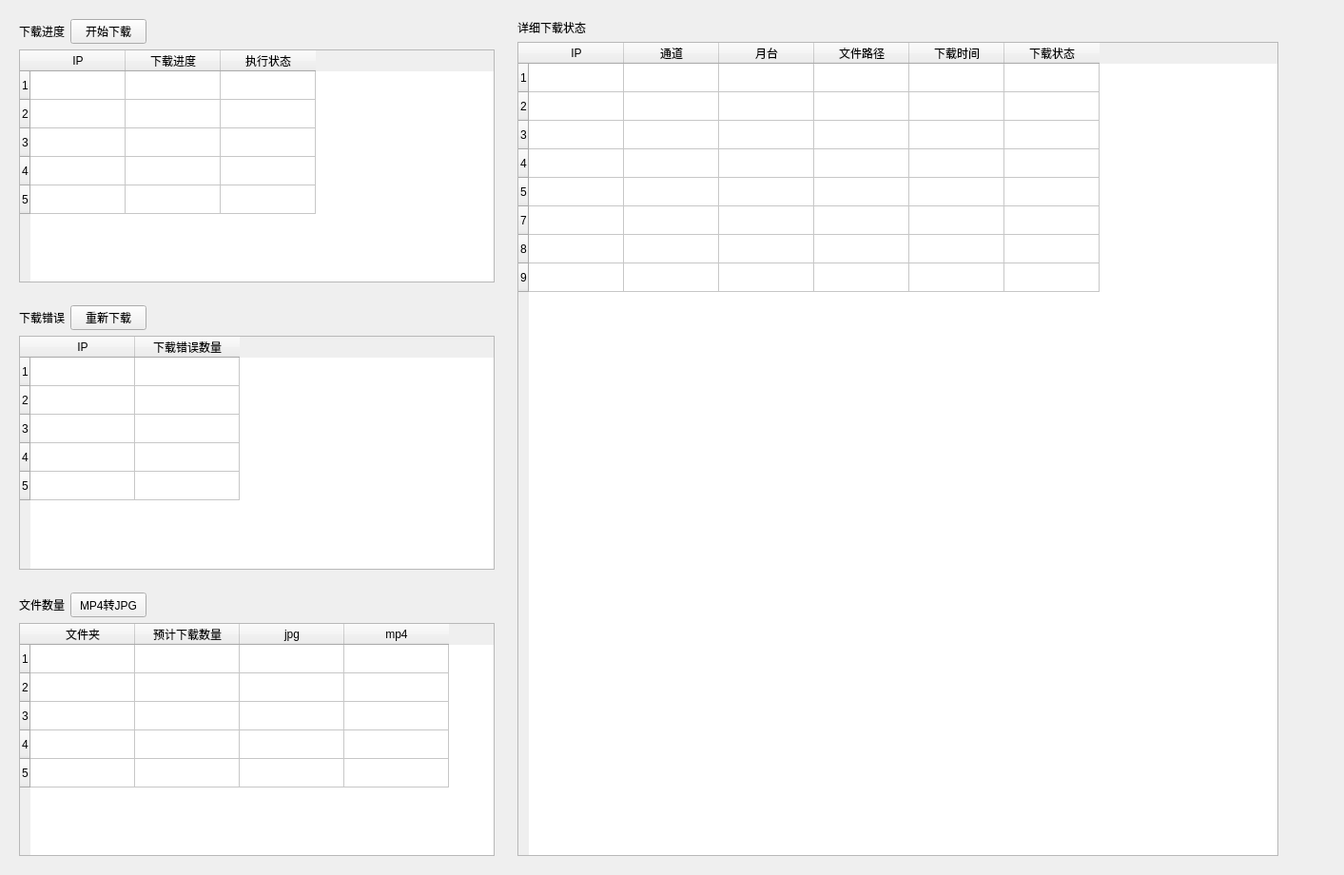
<?xml version="1.0" encoding="UTF-8"?>
<ui version="4.0">
 <class>DVW_Widget</class>
 <widget class="QWidget" name="DVW_Widget">
  <property name="geometry">
   <rect>
    <x>0</x>
    <y>0</y>
    <width>1413</width>
    <height>920</height>
   </rect>
  </property>
  <property name="windowTitle">
   <string>Form</string>
  </property>
  <layout class="QGridLayout" name="gridLayout_5">
   <item row="0" column="0">
    <widget class="CardWidget" name="CardWidget">
     <layout class="QGridLayout" name="gridLayout_2">
      <item row="0" column="0">
       <widget class="TitleLabel" name="argsCount_TL">
        <property name="sizePolicy">
         <sizepolicy hsizetype="Fixed" vsizetype="Preferred">
          <horstretch>0</horstretch>
          <verstretch>0</verstretch>
         </sizepolicy>
        </property>
        <property name="text">
         <string>下载进度</string>
        </property>
       </widget>
      </item>
      <item row="0" column="1">
       <widget class="PushButton" name="startDownLoad_PB">
        <property name="sizePolicy">
         <sizepolicy hsizetype="Fixed" vsizetype="Fixed">
          <horstretch>0</horstretch>
          <verstretch>0</verstretch>
         </sizepolicy>
        </property>
        <property name="text">
         <string>开始下载</string>
        </property>
       </widget>
      </item>
      <item row="0" column="2">
       <spacer name="horizontalSpacer">
        <property name="orientation">
         <enum>Qt::Horizontal</enum>
        </property>
        <property name="sizeHint" stdset="0">
         <size>
          <width>40</width>
          <height>20</height>
         </size>
        </property>
       </spacer>
      </item>
      <item row="1" column="0" colspan="3">
       <widget class="TableWidget" name="downloadProgress_TW">
        <property name="sizePolicy">
         <sizepolicy hsizetype="Expanding" vsizetype="Expanding">
          <horstretch>0</horstretch>
          <verstretch>2</verstretch>
         </sizepolicy>
        </property>
        <property name="minimumSize">
         <size>
          <width>500</width>
          <height>0</height>
         </size>
        </property>
        <row>
         <property name="text">
          <string>1</string>
         </property>
        </row>
        <row>
         <property name="text">
          <string>2</string>
         </property>
        </row>
        <row>
         <property name="text">
          <string>3</string>
         </property>
        </row>
        <row>
         <property name="text">
          <string>4</string>
         </property>
        </row>
        <row>
         <property name="text">
          <string>5</string>
         </property>
        </row>
        <column>
         <property name="text">
          <string>IP</string>
         </property>
        </column>
        <column>
         <property name="text">
          <string>下载进度</string>
         </property>
        </column>
        <column>
         <property name="text">
          <string>执行状态</string>
         </property>
        </column>
       </widget>
      </item>
     </layout>
    </widget>
   </item>
   <item row="1" column="0">
    <widget class="CardWidget" name="CardWidget_2">
     <layout class="QGridLayout" name="gridLayout_3">
      <item row="0" column="1">
       <widget class="PushButton" name="reDownload_PB">
        <property name="sizePolicy">
         <sizepolicy hsizetype="Fixed" vsizetype="Fixed">
          <horstretch>0</horstretch>
          <verstretch>0</verstretch>
         </sizepolicy>
        </property>
        <property name="text">
         <string>重新下载</string>
        </property>
       </widget>
      </item>
      <item row="0" column="0">
       <widget class="TitleLabel" name="TitleLabel">
        <property name="sizePolicy">
         <sizepolicy hsizetype="Fixed" vsizetype="Preferred">
          <horstretch>0</horstretch>
          <verstretch>0</verstretch>
         </sizepolicy>
        </property>
        <property name="text">
         <string>下载错误</string>
        </property>
       </widget>
      </item>
      <item row="0" column="2">
       <spacer name="horizontalSpacer_2">
        <property name="orientation">
         <enum>Qt::Horizontal</enum>
        </property>
        <property name="sizeHint" stdset="0">
         <size>
          <width>40</width>
          <height>20</height>
         </size>
        </property>
       </spacer>
      </item>
      <item row="1" column="0" colspan="3">
       <widget class="TableWidget" name="downloadError_TW">
        <property name="sizePolicy">
         <sizepolicy hsizetype="Expanding" vsizetype="Expanding">
          <horstretch>0</horstretch>
          <verstretch>2</verstretch>
         </sizepolicy>
        </property>
        <attribute name="horizontalHeaderDefaultSectionSize">
         <number>110</number>
        </attribute>
        <row>
         <property name="text">
          <string>1</string>
         </property>
        </row>
        <row>
         <property name="text">
          <string>2</string>
         </property>
        </row>
        <row>
         <property name="text">
          <string>3</string>
         </property>
        </row>
        <row>
         <property name="text">
          <string>4</string>
         </property>
        </row>
        <row>
         <property name="text">
          <string>5</string>
         </property>
        </row>
        <column>
         <property name="text">
          <string>IP</string>
         </property>
        </column>
        <column>
         <property name="text">
          <string>下载错误数量</string>
         </property>
        </column>
       </widget>
      </item>
     </layout>
    </widget>
   </item>
   <item row="2" column="0">
    <widget class="CardWidget" name="CardWidget_3">
     <layout class="QGridLayout" name="gridLayout_4">
      <item row="1" column="0" colspan="3">
       <widget class="TableWidget" name="fileCount_TW">
        <property name="sizePolicy">
         <sizepolicy hsizetype="Expanding" vsizetype="Expanding">
          <horstretch>0</horstretch>
          <verstretch>2</verstretch>
         </sizepolicy>
        </property>
        <attribute name="horizontalHeaderCascadingSectionResizes">
         <bool>false</bool>
        </attribute>
        <attribute name="horizontalHeaderDefaultSectionSize">
         <number>110</number>
        </attribute>
        <row>
         <property name="text">
          <string>1</string>
         </property>
        </row>
        <row>
         <property name="text">
          <string>2</string>
         </property>
        </row>
        <row>
         <property name="text">
          <string>3</string>
         </property>
        </row>
        <row>
         <property name="text">
          <string>4</string>
         </property>
        </row>
        <row>
         <property name="text">
          <string>5</string>
         </property>
        </row>
        <column>
         <property name="text">
          <string>文件夹</string>
         </property>
        </column>
        <column>
         <property name="text">
          <string>预计下载数量</string>
         </property>
        </column>
        <column>
         <property name="text">
          <string>jpg</string>
         </property>
        </column>
        <column>
         <property name="text">
          <string>mp4</string>
         </property>
        </column>
       </widget>
      </item>
      <item row="0" column="0">
       <widget class="TitleLabel" name="TitleLabel_2">
        <property name="text">
         <string>文件数量</string>
        </property>
       </widget>
      </item>
      <item row="0" column="1">
       <widget class="PushButton" name="convert_PB">
        <property name="text">
         <string>MP4转JPG</string>
        </property>
       </widget>
      </item>
      <item row="0" column="2">
       <spacer name="horizontalSpacer_3">
        <property name="orientation">
         <enum>Qt::Horizontal</enum>
        </property>
        <property name="sizeHint" stdset="0">
         <size>
          <width>40</width>
          <height>20</height>
         </size>
        </property>
       </spacer>
      </item>
     </layout>
    </widget>
   </item>
   <item row="0" column="1" rowspan="3">
    <widget class="CardWidget" name="CardWidget_4">
     <property name="sizePolicy">
      <sizepolicy hsizetype="Preferred" vsizetype="Preferred">
       <horstretch>1</horstretch>
       <verstretch>0</verstretch>
      </sizepolicy>
     </property>
     <layout class="QGridLayout" name="gridLayout">
      <item row="0" column="0">
       <widget class="TitleLabel" name="argsCount_TL_2">
        <property name="sizePolicy">
         <sizepolicy hsizetype="Fixed" vsizetype="Preferred">
          <horstretch>0</horstretch>
          <verstretch>0</verstretch>
         </sizepolicy>
        </property>
        <property name="text">
         <string>详细下载状态</string>
        </property>
       </widget>
      </item>
      <item row="1" column="0">
       <widget class="TableWidget" name="downloadStatus_TW">
        <property name="sizePolicy">
         <sizepolicy hsizetype="Preferred" vsizetype="Expanding">
          <horstretch>2</horstretch>
          <verstretch>0</verstretch>
         </sizepolicy>
        </property>
        <property name="minimumSize">
         <size>
          <width>800</width>
          <height>0</height>
         </size>
        </property>
        <row>
         <property name="text">
          <string>1</string>
         </property>
        </row>
        <row>
         <property name="text">
          <string>2</string>
         </property>
        </row>
        <row>
         <property name="text">
          <string>3</string>
         </property>
        </row>
        <row>
         <property name="text">
          <string>4</string>
         </property>
        </row>
        <row>
         <property name="text">
          <string>5</string>
         </property>
        </row>
        <row>
         <property name="text">
          <string>7</string>
         </property>
        </row>
        <row>
         <property name="text">
          <string>8</string>
         </property>
        </row>
        <row>
         <property name="text">
          <string>9</string>
         </property>
        </row>
        <column>
         <property name="text">
          <string>IP</string>
         </property>
        </column>
        <column>
         <property name="text">
          <string>通道</string>
         </property>
        </column>
        <column>
         <property name="text">
          <string>月台</string>
         </property>
        </column>
        <column>
         <property name="text">
          <string>文件路径</string>
         </property>
        </column>
        <column>
         <property name="text">
          <string>下载时间</string>
         </property>
        </column>
        <column>
         <property name="text">
          <string>下载状态</string>
         </property>
        </column>
       </widget>
      </item>
      <item row="1" column="1">
       <spacer name="horizontalSpacer_4">
        <property name="orientation">
         <enum>Qt::Horizontal</enum>
        </property>
        <property name="sizeHint" stdset="0">
         <size>
          <width>44</width>
          <height>20</height>
         </size>
        </property>
       </spacer>
      </item>
     </layout>
    </widget>
   </item>
  </layout>
 </widget>
 <customwidgets>
  <customwidget>
   <class>PushButton</class>
   <extends>QPushButton</extends>
   <header>qfluentwidgets</header>
  </customwidget>
  <customwidget>
   <class>CardWidget</class>
   <extends>QFrame</extends>
   <header>qfluentwidgets</header>
   <container>1</container>
  </customwidget>
  <customwidget>
   <class>TitleLabel</class>
   <extends>QLabel</extends>
   <header>qfluentwidgets</header>
  </customwidget>
  <customwidget>
   <class>TableWidget</class>
   <extends>QTableWidget</extends>
   <header>qfluentwidgets</header>
  </customwidget>
 </customwidgets>
 <resources/>
 <connections/>
</ui>
